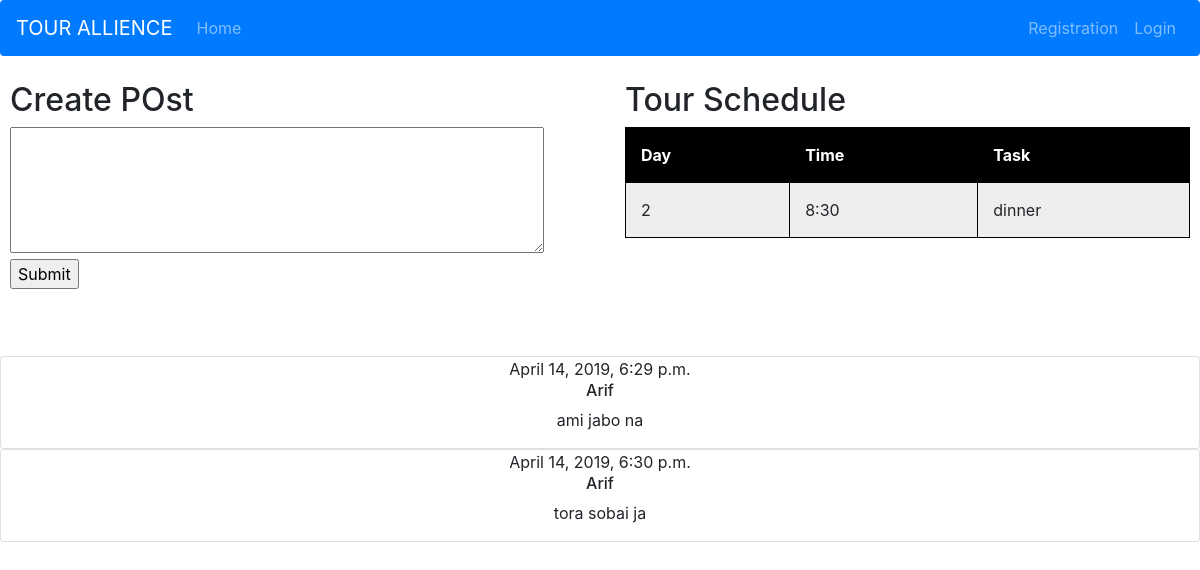
The app's page /join-tour/4/ with its own data.
### tourrelated/models.py (models this page shows)
class Schedule(models.Model):
    tour=models.ForeignKey(Tour, on_delete=models.CASCADE)
    day=models.CharField(max_length=20)
    time=models.CharField(max_length=20)
    task=models.TextField(max_length=300)

class Post(models.Model):
    tour=models.ForeignKey(Tour, on_delete=models.CASCADE)
    user=models.ForeignKey(User, on_delete=models.CASCADE )
    post=models.CharField(max_length=200)
    time=models.DateTimeField(auto_now_add=True)

### tourrelated/views.py (the view, shortened to what this page needs)
def join_tour_manage(request,pk):
    tour=get_object_or_404(Tour, pk=pk)
    sch=Schedule.objects.filter(tour__pk=pk)
    templates= 'tourrelated/join_manage.html'
    post_1=Post.objects.filter(tour__pk=pk)
    try:
        sc=get_object_or_404(Schedule, tour__pk=pk)
        context={'sch':sch,'s':sc,'tour':tour,'post':post_1}
    except:
        context={'sch':sch,'no':'No sachedule','tour':tour,'post':post_1}
    return render(request,templates,context)

### templates/tourrelated/join_manage.html (shortened to what this page needs)
{% extends 'base.html' %}
{% block content %}
{% load static %}
<div class="row">
  <div class="column" style="background-color:white;">
    <h2>Create POst</h2>
    <form action="{% url 'join_tour_manage' pk=tour.pk %}" method="post">
<textarea name="post" cols="50" rows="5">
</textarea>
<br />
<input type="submit" />
</form>
  </div>
  <div class="column" style="background-color:white;">
    <h2>Tour Schedule</h2>
<table id="t01">
  <tr>
    <th>Day</th>
    <th>Time</th>
    <th>Task</th>
  </tr>
    {% for s in sch %}
  <tr>
    <td>{{ s.day }}</td>
    <td>{{ s.time }}</td>
    <td>{{ s.task }}</td>
  </tr>
    {% endfor %}
</table>
  </div>
</div>
{% for p in post %}
<div align="center" class="card">
  <div class="">
    {{ p.time }}
  </div>
  <div class="">
    <h6 class="">{{ p.user }}</h6>
    <p class="">{{ p.post }}</p>
  </div>
</div>
{% endfor %}
{% endblock %}

### templates/tourrelated/join_manage.html (style rules this page uses)
table { width:100%; }
table, th, td { border: 1px solid black; border-collapse: collapse; }
th, td { padding: 15px; text-align: left; }
table#t01 tr:nth-child(even) { background-color: #eee; }
table#t01 tr:nth-child(odd) { background-color: #fff; }
table#t01 th { background-color: black; color: white; }
* { box-sizing: border-box; }
.column { float: left; width: 50%; padding: 25px; height: 300px; }
.row:after { content: ""; display: table; clear: both; }

### records on screen
Schedule: day "2", time "8:30", task "dinner"
Post: time "April 14, 2019, 6:29 p.m.", user "Arif", post "ami jabo na"
Post: time "April 14, 2019, 6:30 p.m.", user "Arif", post "tora sobai ja"
